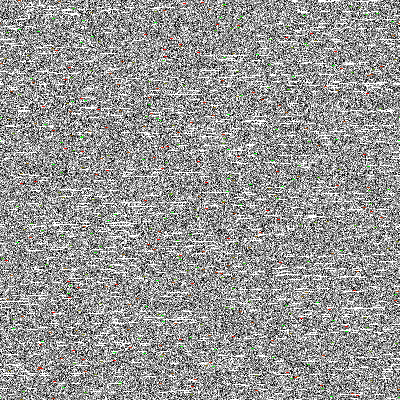
#> input picture PythonSolutions/2017-10-26/input5.png, 400 x 400 px
$ python main.py
#> lines starting #> are read from the running program, lines starting #| are printed output that depends on the picture
from PIL import Image
import numpy as np


def is_grey(_pixel):
    if _pixel[0] == _pixel[1] and _pixel[1] == _pixel[2]:
        return True
    return False


def roll_row(_row):
    for _i, _pixel in enumerate(_row):
        offset = _i
        if not is_grey(_pixel):
            if _i < 2:
                for _j in range(-2, 0):
                    if not is_grey(_row[_j]):
                        offset = _j
                        break
            return np.roll(_row, - offset - 3, axis=0)


def red_green_sort(_data):
    return _data[:, -1, 0]

file_name = 'input5.png'
im = Image.open(file_name)
#> im is the input picture: PIL image 400x400 RGBA; mean R, G, B, A 150.4, 150.4, 149.5, 255

pixels = np.array(list(im.getdata()))
image = np.reshape(pixels, (400, 400, 4))

result_data = np.ndarray((400, 400, 4), dtype=np.uint8)

for row_index, row in enumerate(image):
    rolled_row = roll_row(row)
    result_data[row_index] = rolled_row
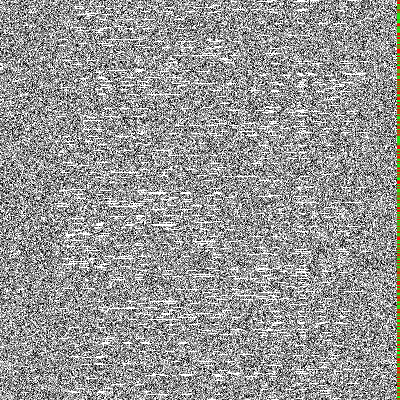
#> result_data: shape (400, 400, 4); mean of channels 0, 1, 2, 3 150.4, 150.4, 149.5, 255; drawn as R, G, B

# Needs to be stable sort
order = np.argsort(a=red_green_sort(result_data), kind='mergesort')
#> order = 400 values, max 399 at index 217, min 0 at index 280, mean 199.5
print(len(set(order)))
#| 400

result_image = Image.fromarray(result_data[order])
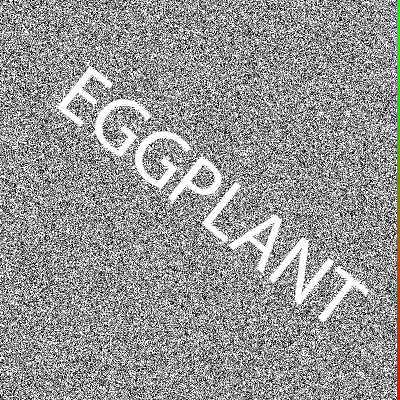
#> result_image: PIL image 400x400 RGBA; mean R, G, B, A 150.4, 150.4, 149.5, 255
result_image.show()

$ run again, with PythonSolutions/2017-10-26/input1.png copied over PythonSolutions/2017-10-26/input5.png
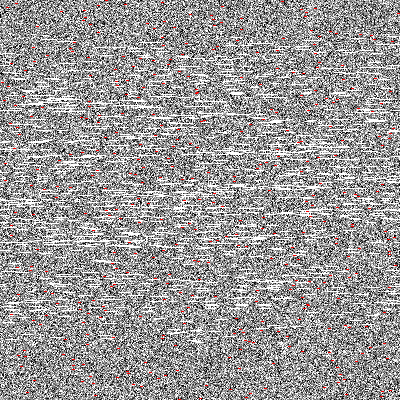
#> input picture PythonSolutions/2017-10-26/input1.png, 400 x 400 px
#> im is the input picture: PIL image 400x400 RGBA; mean R, G, B, A 154.2, 152.3, 152.3, 255
#> after the loop `for row_index, row in enumerate(image):`:
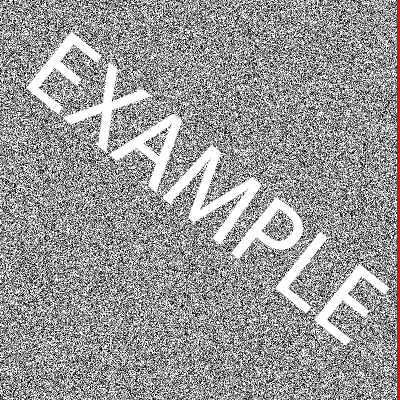
#> result_data: shape (400, 400, 4); mean of channels 0, 1, 2, 3 154.2, 152.3, 152.3, 255; drawn as R, G, B
#> order = 400 values from 0 to 399
#| 400

$ run again, with PythonSolutions/2017-10-26/input2.png copied over PythonSolutions/2017-10-26/input5.png
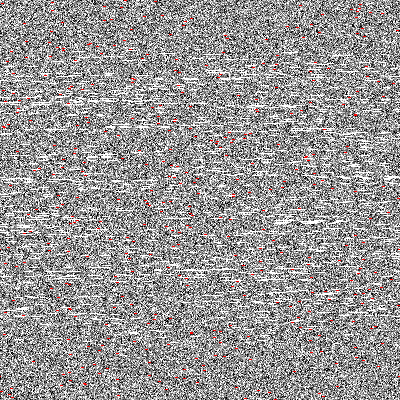
#> input picture PythonSolutions/2017-10-26/input2.png, 400 x 400 px
#> im is the input picture: PIL image 400x400 RGBA; mean R, G, B, A 152, 150.1, 150.1, 255
#> after the loop `for row_index, row in enumerate(image):`:
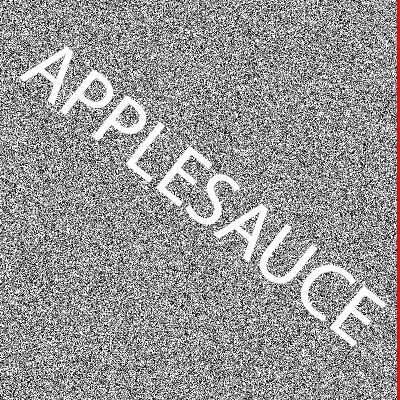
#> result_data: shape (400, 400, 4); mean of channels 0, 1, 2, 3 152, 150.1, 150.1, 255; drawn as R, G, B
#> order = 400 values from 0 to 399
#| 400

$ run again, with PythonSolutions/2017-10-26/input3.png copied over PythonSolutions/2017-10-26/input5.png
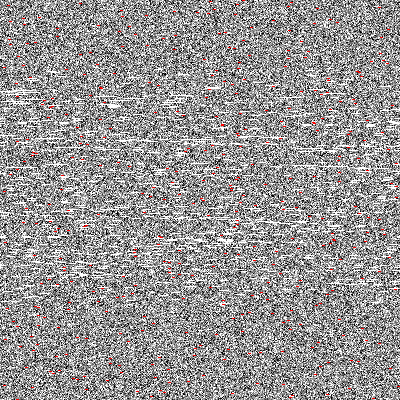
#> input picture PythonSolutions/2017-10-26/input3.png, 400 x 400 px
#> im is the input picture: PIL image 400x400 RGBA; mean R, G, B, A 150.9, 149, 149, 255
#> after the loop `for row_index, row in enumerate(image):`:
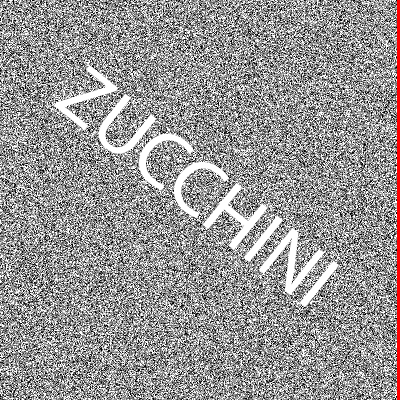
#> result_data: shape (400, 400, 4); mean of channels 0, 1, 2, 3 150.9, 149, 149, 255; drawn as R, G, B
#> order = 400 values from 0 to 399
#| 400
